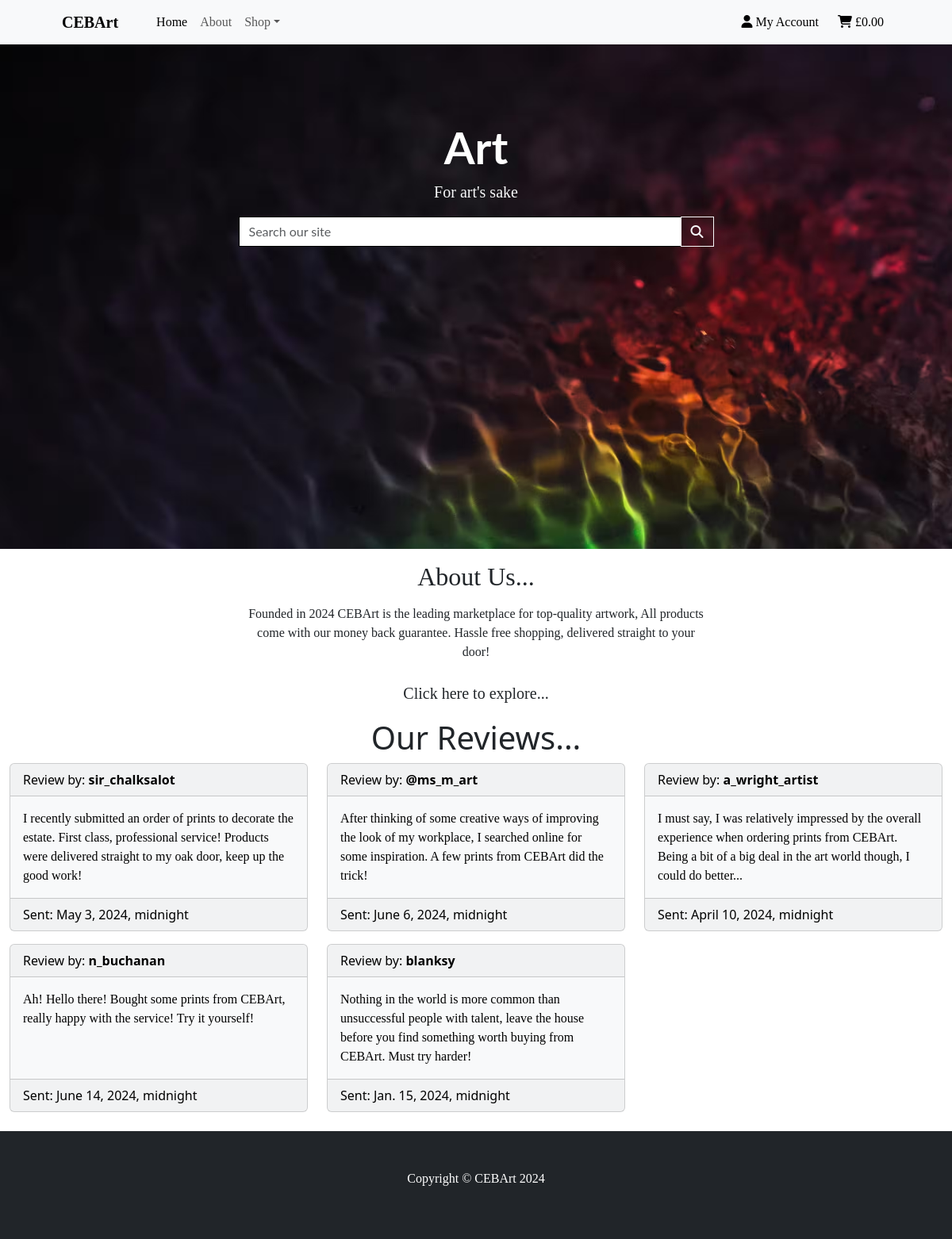
/about_us/about_us/, run on the app's committed database.
### about_us/models.py (models this page shows, shortened)
class Review(models.Model):
    username_id = models.ForeignKey('Username', null=True, blank=True, on_delete=models.SET_NULL)
    name = models.TextField(null=True, blank=True)
    review = models.TextField(null=True, blank=True)
    review_date = models.DateTimeField(auto_now_add=True, null=True, blank=True)

### about_us/views.py (the view)
# urls.py: path('about_us/', views.about_us, name='about_us'),
def about_us(request):
    reviews = Review.objects.all()
    usernames = Username.objects.all()
    context = {
        'reviews': reviews,
        'usernames': usernames,
    }
    return render(request, 'about_us/about_us.html', context)

### shop_cart/contexts.py (called while the page is built, shortened)
def cart_contents(request):
    cart_items = []
    total = 0
    product_count = 0
    delivery = 0
    grand_total = 0
    cart = request.session.get('cart', {})
    if total:
        delivery = total * Decimal(settings.STANDARD_DELIVERY_PERCENTAGE / 100)
        grand_total = delivery + total
    context = {
        'cart_items': cart_items,
        'total': total,
        'product_count': product_count,
        'delivery': delivery,
        'grand_total': grand_total,
    }
    return context

### about_us/templates/about_us/about_us.html (shortened to what this page needs)
{% extends 'base.html' %}
{% load static %}
{% block content %}
<div class="container-fluid">
    <div class="row">
        <div class="col-sm-12 col-md-6 m-auto">
            <h2 class="logo-font text-center my-3">About Us...</h2>
            <div>
                <p class="text-center">
                    Founded in 2024 CEBArt is the leading marketplace for top-quality artwork,
                    All products come with our money back guarantee. Hassle free shopping, delivered
                    straight to your door!
                </p>
                <h2 class="text-center">
                    <a href="{% url 'products' %}" class="btn btn-lg">Click here to explore...</a>
                </h2>
            </div>
        </div>
    </div>
    <div class="row">
        <div class="col">
            <div>
                <h1 class="logo-font text-center">Our Reviews...</h1>
            </div>
        </div>
    </div>
    <div class="row reviews">
        {% for review in reviews %}
        <div class="col-md-6 col-lg-4 col-xl-4 mb-3">
            <div class="card text-bg-light h-100">
                <div class="card-header">Review by: <strong>{{ review.name }}</strong></div>
                <div class="card-body">
                    <p class="card-text">{{ review.review }}</p>
                </div>
                <div class="card-footer">Sent: {{ review.review_date }}</div>
            </div>
        </div>
        {% endfor %}
    </div>
    {% endblock %}

### static/css/styles.css (style rules this page uses)
.shop-cart, .reviews, .products, .success { margin-bottom: 9rem; }
h2, a, p, select { font-family: 'lato, roboto, arial'; }

### data on the page
Review: name "sir_chalksalot", review "I recently submitted an order of prints to decorate the estate. First class, professional service! Products were delivered straight to my oak door, keep up the good work!", review_date "May 3, 2024, midnight"
Review: name "@ms_m_art", review "After thinking of some creative ways of improving the look of my workplace, I searched online for some inspiration. A few prints from CEBArt did the trick!", review_date "June 6, 2024, midnight"
Review: name "a_wright_artist", review "I must say, I was relatively impressed by the overall experience when ordering prints from CEBArt. Being a bit of a big deal in the art world though, I could do better...", review_date "April 10, 2024, midnight"
Review: name "n_buchanan", review "Ah! Hello there! Bought some prints from CEBArt, really happy with the service! Try it yourself!", review_date "June 14, 2024, midnight"
Review: name "blanksy", review "Nothing in the world is more common than unsuccessful people with talent, leave the house before you find something worth buying from CEBArt. Must try harder!", review_date "Jan. 15, 2024, midnight"
